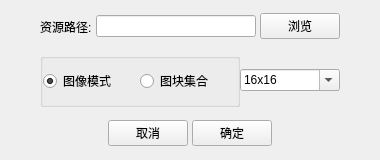
<?xml version="1.0" encoding="UTF-8"?>
<ui version="4.0">
 <class>Form</class>
 <widget class="QWidget" name="Form">
  <property name="geometry">
   <rect>
    <x>0</x>
    <y>0</y>
    <width>380</width>
    <height>160</height>
   </rect>
  </property>
  <property name="minimumSize">
   <size>
    <width>320</width>
    <height>160</height>
   </size>
  </property>
  <property name="maximumSize">
   <size>
    <width>380</width>
    <height>200</height>
   </size>
  </property>
  <property name="windowTitle">
   <string>Form</string>
  </property>
  <layout class="QVBoxLayout" name="verticalLayout_2">
   <property name="spacing">
    <number>0</number>
   </property>
   <property name="leftMargin">
    <number>20</number>
   </property>
   <property name="topMargin">
    <number>0</number>
   </property>
   <property name="rightMargin">
    <number>20</number>
   </property>
   <property name="bottomMargin">
    <number>0</number>
   </property>
   <item alignment="Qt::AlignmentFlag::AlignHCenter">
    <widget class="QWidget" name="widget_4" native="true">
     <property name="minimumSize">
      <size>
       <width>320</width>
       <height>160</height>
      </size>
     </property>
     <property name="maximumSize">
      <size>
       <width>320</width>
       <height>160</height>
      </size>
     </property>
     <layout class="QVBoxLayout" name="verticalLayout" stretch="1,1,1">
      <property name="spacing">
       <number>0</number>
      </property>
      <property name="leftMargin">
       <number>0</number>
      </property>
      <property name="topMargin">
       <number>0</number>
      </property>
      <property name="rightMargin">
       <number>0</number>
      </property>
      <property name="bottomMargin">
       <number>0</number>
      </property>
      <item alignment="Qt::AlignmentFlag::AlignHCenter">
       <widget class="QWidget" name="widget" native="true">
        <property name="minimumSize">
         <size>
          <width>300</width>
          <height>0</height>
         </size>
        </property>
        <property name="maximumSize">
         <size>
          <width>300</width>
          <height>16777215</height>
         </size>
        </property>
        <layout class="QHBoxLayout" name="horizontalLayout">
         <property name="spacing">
          <number>4</number>
         </property>
         <property name="leftMargin">
          <number>0</number>
         </property>
         <property name="topMargin">
          <number>0</number>
         </property>
         <property name="rightMargin">
          <number>0</number>
         </property>
         <property name="bottomMargin">
          <number>0</number>
         </property>
         <item>
          <widget class="QLabel" name="label">
           <property name="text">
            <string>资源路径:</string>
           </property>
          </widget>
         </item>
         <item>
          <widget class="QLineEdit" name="lineEdit">
           <property name="frame">
            <bool>true</bool>
           </property>
           <property name="echoMode">
            <enum>QLineEdit::EchoMode::Normal</enum>
           </property>
          </widget>
         </item>
         <item>
          <widget class="QPushButton" name="pushButton">
           <property name="text">
            <string>浏览</string>
           </property>
          </widget>
         </item>
        </layout>
       </widget>
      </item>
      <item alignment="Qt::AlignmentFlag::AlignHCenter">
       <widget class="QWidget" name="widget_2" native="true">
        <property name="minimumSize">
         <size>
          <width>300</width>
          <height>0</height>
         </size>
        </property>
        <property name="maximumSize">
         <size>
          <width>300</width>
          <height>16777215</height>
         </size>
        </property>
        <layout class="QHBoxLayout" name="horizontalLayout_3" stretch="2,1">
         <property name="spacing">
          <number>0</number>
         </property>
         <property name="leftMargin">
          <number>0</number>
         </property>
         <property name="topMargin">
          <number>0</number>
         </property>
         <property name="rightMargin">
          <number>0</number>
         </property>
         <property name="bottomMargin">
          <number>0</number>
         </property>
         <item>
          <widget class="QGroupBox" name="groupBox">
           <property name="title">
            <string/>
           </property>
           <layout class="QHBoxLayout" name="horizontalLayout_2">
            <property name="spacing">
             <number>0</number>
            </property>
            <property name="leftMargin">
             <number>0</number>
            </property>
            <property name="topMargin">
             <number>0</number>
            </property>
            <property name="rightMargin">
             <number>0</number>
            </property>
            <property name="bottomMargin">
             <number>0</number>
            </property>
            <item>
             <widget class="QRadioButton" name="radioButton">
              <property name="text">
               <string>图像模式</string>
              </property>
              <property name="checked">
               <bool>true</bool>
              </property>
             </widget>
            </item>
            <item>
             <widget class="QRadioButton" name="radioButton_2">
              <property name="text">
               <string>图块集合</string>
              </property>
             </widget>
            </item>
           </layout>
          </widget>
         </item>
         <item>
          <widget class="QComboBox" name="comboBox">
           <property name="editable">
            <bool>true</bool>
           </property>
           <item>
            <property name="text">
             <string>16x16</string>
            </property>
           </item>
           <item>
            <property name="text">
             <string>32x32</string>
            </property>
           </item>
           <item>
            <property name="text">
             <string>64x64</string>
            </property>
           </item>
          </widget>
         </item>
        </layout>
       </widget>
      </item>
      <item alignment="Qt::AlignmentFlag::AlignHCenter">
       <widget class="QWidget" name="widget_3" native="true">
        <property name="minimumSize">
         <size>
          <width>300</width>
          <height>0</height>
         </size>
        </property>
        <property name="maximumSize">
         <size>
          <width>300</width>
          <height>16777215</height>
         </size>
        </property>
        <layout class="QHBoxLayout" name="horizontalLayout_4">
         <property name="spacing">
          <number>4</number>
         </property>
         <property name="leftMargin">
          <number>0</number>
         </property>
         <property name="topMargin">
          <number>0</number>
         </property>
         <property name="rightMargin">
          <number>0</number>
         </property>
         <property name="bottomMargin">
          <number>0</number>
         </property>
         <item>
          <spacer name="horizontalSpacer">
           <property name="orientation">
            <enum>Qt::Orientation::Horizontal</enum>
           </property>
           <property name="sizeHint" stdset="0">
            <size>
             <width>40</width>
             <height>20</height>
            </size>
           </property>
          </spacer>
         </item>
         <item>
          <widget class="QPushButton" name="pushButton_2">
           <property name="text">
            <string>取消</string>
           </property>
          </widget>
         </item>
         <item>
          <widget class="QPushButton" name="pushButton_3">
           <property name="text">
            <string>确定</string>
           </property>
          </widget>
         </item>
         <item>
          <spacer name="horizontalSpacer_2">
           <property name="orientation">
            <enum>Qt::Orientation::Horizontal</enum>
           </property>
           <property name="sizeHint" stdset="0">
            <size>
             <width>40</width>
             <height>20</height>
            </size>
           </property>
          </spacer>
         </item>
        </layout>
       </widget>
      </item>
     </layout>
    </widget>
   </item>
  </layout>
 </widget>
 <resources/>
 <connections/>
</ui>
